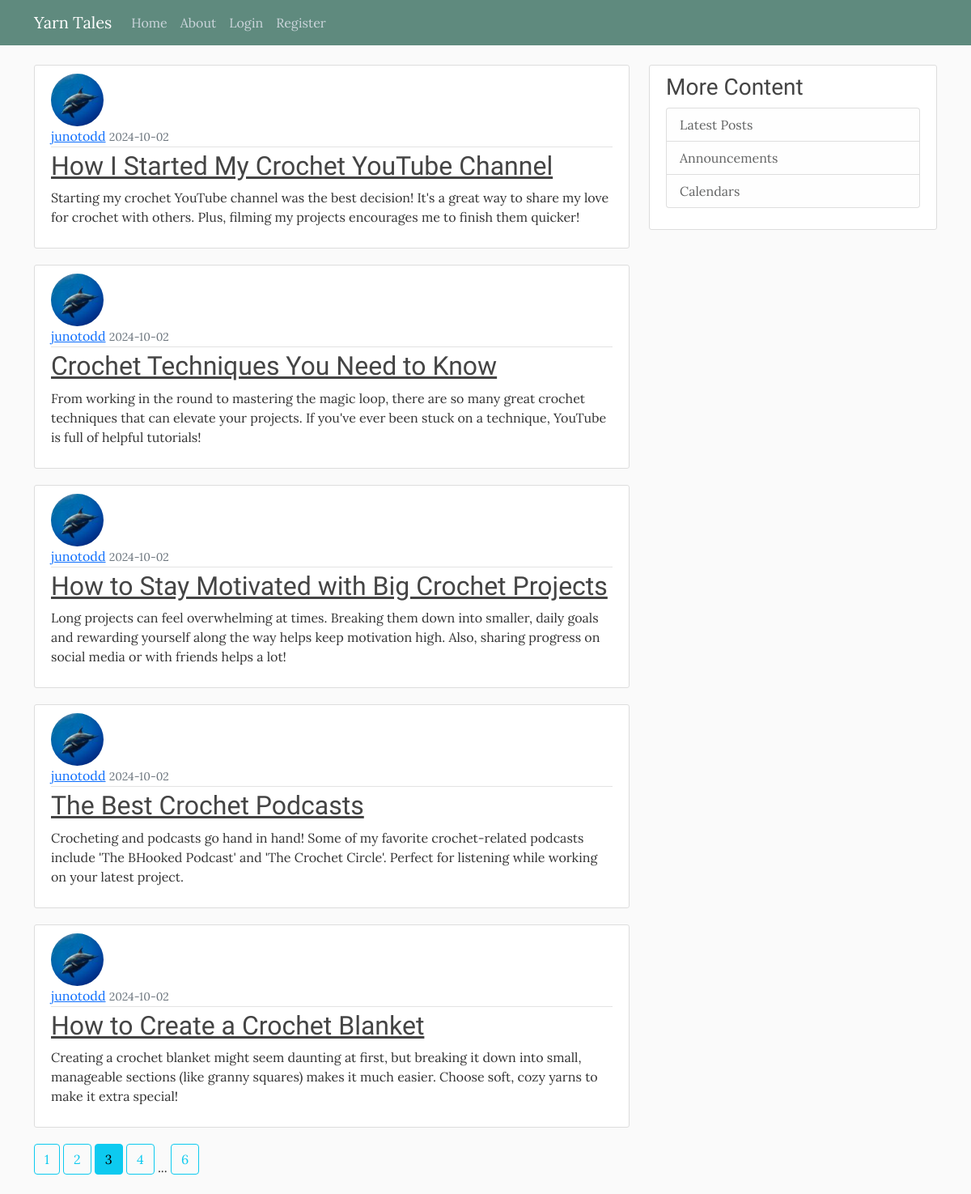
Screenshot of /home?page=3 with the database file from the repository.
### flaskblog/models.py (models this page shows, shortened)
class Post(db.Model):
    id = db.Column(db.Integer, primary_key=True)
    title = db.Column(db.String(100), nullable=False)
    date_posted = db.Column(db.DateTime, nullable=False, default=datetime.utcnow)
    content = db.Column(db.Text, nullable=False)
    user_id = db.Column(db.Integer, db.ForeignKey('user.id'), nullable=False)

class User(db.Model, UserMixin):
    id = db.Column(db.Integer, primary_key=True)
    username = db.Column(db.String(20), unique=True, nullable=False)
    email = db.Column(db.String(120), unique=True, nullable=False)
    image_file = db.Column(db.String(20), nullable=False, default='default.jpg')
    password = db.Column(db.String(60), nullable=False)
    posts = db.relationship('Post', backref='author', lazy=True)

### flaskblog/main/routes.py (the view)
@main.route("/")
@main.route("/home")
def home():
    page = request.args.get('page', 1, type=int)
    posts = Post.query.order_by(Post.date_posted.desc()).paginate(page=page, per_page=5)
    return render_template('home.html', posts=posts)

### flaskblog/templates/home.html
{% extends "layout.html" %}
{% block content %}
{% for post in posts.items %}
<article class="media content-section">
    <img class="rounded-circle article-img"
        src="{{ url_for('static', filename='profile_pics/' + post.author.image_file) }}" alt="">
    <div class="media-body">
        <div class="article-metadata">
            <a class="mr-2" href="{{ url_for('users.user_post', username=post.author.username) }}">{{
                post.author.username
                }}</a>
            <small class="text-muted">{{ post.date_posted.strftime('%Y-%m-%d') }}</small>
        </div>
        <h2><a class="article-title" href="{{ url_for('posts.post', post_id=post.id) }}">{{ post.title }}</a></h2>
        <p class="article-content">{{ post.content }}</p>
    </div>
</article>
{% endfor %}
{% for page_num in posts.iter_pages(left_edge=1, right_edge=1, left_current=1, right_current=2) %}
{% if page_num %}
{% if posts.page == page_num %}
<a class="btn btn-info mb-4" href="{{ url_for('main.home', page=page_num ) }}">{{ page_num }}</a>
{% else %}
<a class="btn btn-outline-info mb-4" href="{{ url_for('main.home', page=page_num ) }}">{{ page_num }}</a>
{% endif %}
{% else %}
...
{% endif %}
{% endfor %}
{% endblock content %}

### flaskblog/static/main.css (style rules this page uses)
body { background: #fafafa; color: #333333; margin-top: 5rem; font-family: "Lora", serif; font-optical-sizing: auto; font-weight: 400; }
h1, h2, h3, h4, h5, h6 { color: #444444; font-family: "Satisfy", cursive; font-weight: 400; font-style: normal; }
.content-section { background: #ffffff; padding: 10px 20px; border: 1px solid #dddddd; border-radius: 3px; margin-bottom: 20px; }
.article-title { color: #444444; }
.article-content { white-space: pre-line; }
.article-img { height: 65px; width: 65px; margin-right: 16px; }
.article-metadata { padding-bottom: 1px; margin-bottom: 4px; border-bottom: 1px solid #e3e3e3 }

### rows the page displays
Post: image_file (picture), author.username "junotodd", date_posted "2024-10-02", title "How I Started My Crochet YouTube Channel", content "Starting my crochet YouTube channel was the best decision! It's a great way to share my love for crochet with others. Plus, filming my projects encourages me to finish them quicker!"
Post: image_file (picture), author.username "junotodd", date_posted "2024-10-02", title "Crochet Techniques You Need to Know", content "From working in the round to mastering the magic loop, there are so many great crochet techniques that can elevate your projects. If you've ever been stuck on a technique, YouTube is full of helpful tutorials!"
Post: image_file (picture), author.username "junotodd", date_posted "2024-10-02", title "How to Stay Motivated with Big Crochet Projects", content "Long projects can feel overwhelming at times. Breaking them down into smaller, daily goals and rewarding yourself along the way helps keep motivation high. Also, sharing progress on social media or with friends helps a lot!"
Post: image_file (picture), author.username "junotodd", date_posted "2024-10-02", title "The Best Crochet Podcasts", content "Crocheting and podcasts go hand in hand! Some of my favorite crochet-related podcasts include 'The BHooked Podcast' and 'The Crochet Circle'. Perfect for listening while working on your latest project."
Post: image_file (picture), author.username "junotodd", date_posted "2024-10-02", title "How to Create a Crochet Blanket", content "Creating a crochet blanket might seem daunting at first, but breaking it down into small, manageable sections (like granny squares) makes it much easier. Choose soft, cozy yarns to make it extra special!"

### other values shown
{{ page_num }} "1" "2" "4" "6"
{{ page_num }} "3"
